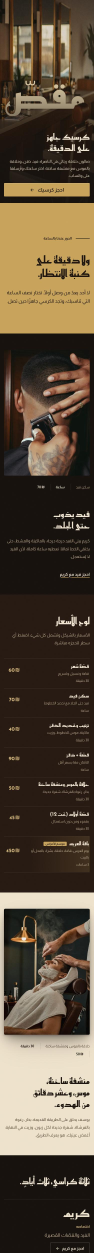
#> input picture sahl-studio/frames/barber_tall.png, 375 x 5012 px (shown at 1/4 size); its folder holds only this picture in this run
$ python build_reels.py
#> lines starting #> are read from the running program, lines starting #| are printed output that depends on the picture
"""Build showcase Reels from stitched site captures.
Usage: WEEK_JSON=weeks/w45.json OUT=out/w45 python3 build_reels.py [P08 P10 ...]
Each post needs: code, site (frames/<site>_tall.png + _header.png), chip, hook_html, sub, note; optional scroll_to.
Style: "v2" (default, the Studio style: kinetic hook, 3D phone, white cards, WhatsApp moment, music bed) also reads
points [3 short benefit lines for the white cards] and notif (the WhatsApp notification line).
Set "style": "classic" on a post to get the old flat style."""
import json, subprocess, sys, os
from PIL import Image, ImageFilter
sys.path.insert(0, os.path.dirname(__file__))
from sfx import make_track, make_track_v2

S = 612 / 375
OUT = os.environ.get("OUT", "out/week1")
os.makedirs(OUT, exist_ok=True)
D = json.load(open(os.environ.get("WEEK_JSON", "week1.json")))
#> (reads sahl-studio/week1.json from the repository)
SCROLL = {"barber": 3300, "dental": 3300, "restaurant": 2900}
END = {"title": "بدك موقع زي هذا لمصلحتك؟", "cta": "راسلنا عالواتساب", "small": "الرابط بأول تعليق"}


# [32 lines left out: functions upscale, build_showcase, not called in this run]


B = 0.625  # one beat at 96 BPM; every cut sits on this grid
V2_POINTS = ["الخدمات والأسعار واضحة", "الطلب بكبسة عالواتساب", "صفحتك شغالة 24 ساعة"]
V2_END = {"title": "بدك صفحة زي هاي لمحلك؟", "cta": "احكي معنا عالواتساب"}


def fit_width(src, dst, w):
#> called with src = 'frames/barber_tall.png', dst = 'out/week1/barber_tall_v2.jpg', w = 1100
    im = Image.open(src).convert("RGB")
#> im is the input picture: PIL image 375x5012 RGB; mean R, G, B 91.3, 76.9, 59.1
    h = round(im.size[1] * w / im.size[0])
#> h = 14702
    up = im.size[0] < w
#> up = True
    im = im.resize((w, h), Image.LANCZOS)
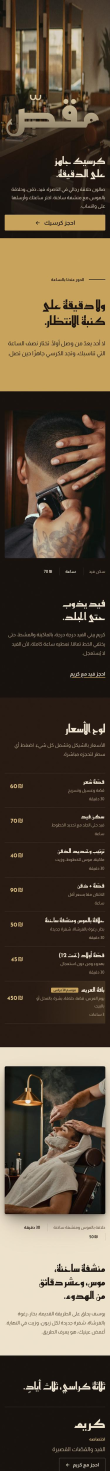
#> im: PIL image 1100x14702 RGB (shown at 1/10 size); mean R, G, B 91.2, 76.9, 59.1
    if up: im = im.filter(ImageFilter.UnsharpMask(radius=1.4, percent=70, threshold=2))
    im.save(dst, quality=93)


# [20 lines left out: function niche_colors, not called in this run]


def build_showcase_v2(p, seconds=15.0):
    site, code = p["site"], p["code"]
    src_tall = f"frames/{site}_tall2x.jpg" if os.path.exists(f"frames/{site}_tall2x.jpg") else f"frames/{site}_tall.png"
    src_hdr = f"frames/{site}_header2x.png" if os.path.exists(f"frames/{site}_header2x.png") else f"frames/{site}_header.png"
    tall, hdr = f"{OUT}/{site}_tall_v2.jpg", f"{OUT}/{site}_hdr_v2.jpg"
    fit_width(src_tall, tall, 1100)        # 2x the 550 px screen, so the tilted phone stays sharp
    fit_width(src_hdr, hdr, 1100)
    tall_h = Image.open(f"frames/{site}_tall.png").size[1]
    r, g, b = Image.open(f"frames/{site}_tall.png").convert("RGB").getpixel((6, 3))
    c1, c2 = niche_colors(f"frames/{site}_tall.png")
    points = [x for x in p.get("points", []) if x][:3] or V2_POINTS
    hook_words = len(p["hook_html"].replace("<span class=\"em\">", " ").replace("</span>", " ").split())
    num = int("".join(ch for ch in code if ch.isdigit()) or 0)
    t = {"hook0": 0.12, "wordGap": 0.11, "underline": 0.12 + hook_words * 0.11 + 0.15, "move": 4 * B - 0.3,
         "cards": [6 * B, 9 * B, 12 * B][: len(points)], "cardsOut": 15 * B, "notif": 15.5 * B, "end": 18 * B,
         "cta": 18 * B + 0.95, "tap": 21 * B}
    br = p.get("brand", {})   # optional: reuse the style for another brand or language
    cfg = {
        "chip": p["chip"], "hook": p["hook_html"], "sub": p.get("sub", ""), "note": p.get("note", "صفحة جاهزة خلال 24 ساعة"),
        "endTitle": p.get("end_title", V2_END["title"]), "cta": p.get("cta", V2_END["cta"]), "endSmall": p.get("end_small", "الرابط بالوصف"),
        "points": points, "notif": p.get("notif", "زبون جديد بعتلك طلبه"), "notifApp": p.get("notif_app", "واتساب"), "notifNow": p.get("notif_now", "هسا"),
        "dir": br.get("dir", "rtl"), "lang": br.get("lang", ""), "accent": br.get("accent", "#22C55E"), "onAccent": br.get("on_accent", "#052E16"),
        "logo": br.get("logo", "out/brand/sahl-wordmark.svg"), "ctaIcon": br.get("cta_icon", "whatsapp"), "notifIcon": br.get("notif_icon", "whatsapp"),
        "tall": tall, "header": hdr, "tallH": tall_h, "scrollTo": p.get("scroll_to", SCROLL.get(site, 3000)),
        "segments": [[5 * B, 8.4 * B, 0, 0.36], [9.2 * B, 11.6 * B, 0.36, 0.7], [12.2 * B, 14.8 * B, 0.7, 1.0]],
        "statusBg": "#%02X%02X%02X" % (r, g, b), "statusFg": "#0B0F0D" if (r * 299 + g * 587 + b * 114) / 1000 > 150 else "#FFFFFF",
        "c1": c1, "c2": c2, "flip": p.get("_flip", num % 2), "t": t,
    }
    html = open("tpl_reel_v2.html").read().replace("<body>", "<body>\n<script>window.__CFG__ = " + json.dumps(cfg, ensure_ascii=False) + ";</script>", 1)
    page = f"reel_{code}.html"
    open(page, "w").write(html)
    ev = [("thud", 0.0)] + [("tick", t["hook0"] + i * t["wordGap"]) for i in range(hook_words)] + [("swish", t["underline"])]
    ev += [("whoosh", t["move"])] + [("pop", c + 0.03) for c in t["cards"]]
    ev += [("swish", s[0]) for s in cfg["segments"]]
    ev += [("ding", t["notif"] + 0.05), ("chime", t["notif"] + 0.17), ("rise", t["end"] - 1.05), ("thud", t["end"] - 0.05), ("whoosh", t["end"] - 0.2),
           ("pop", t["cta"] + 0.05), ("click", t["tap"]), ("pop", t["tap"] + 0.06)]
    wav = f"{OUT}/{code}.wav"
    make_track_v2(ev, seconds, wav, end_at=t["end"])
    mp4 = f"{OUT}/{code}.mp4"
    render_parallel(page, mp4, seconds, wav)
    os.remove(page)
    return mp4


# [13 lines left out: function render_parallel, not called in this run]


if __name__ == "__main__":
    want = sys.argv[1:] or [p["code"] for p in D["posts"] if p["format"] == "showcase-reel"]
    for p in D["posts"]:
        if p["code"] in want and p["format"] == "showcase-reel":
#> (the run stopped early here; a loop or call above may not have finished)
